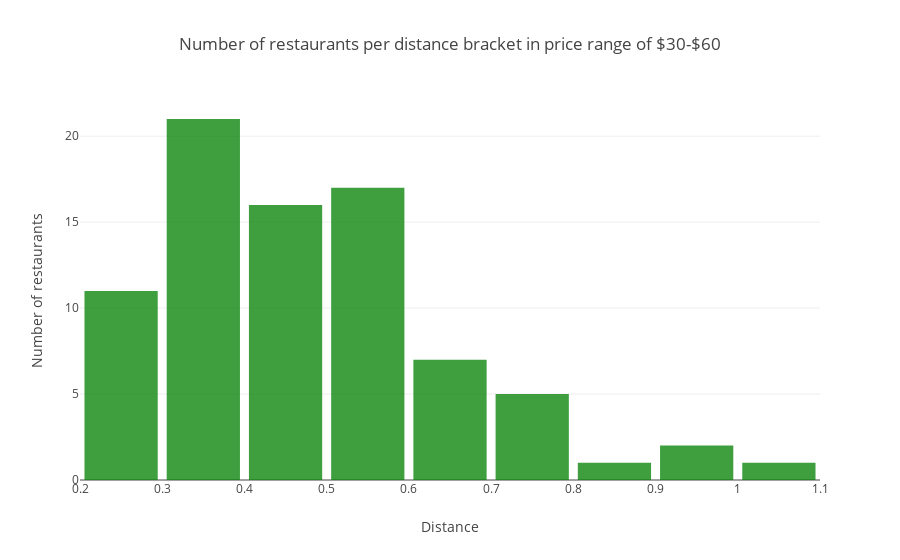

The notebook cell saved with this chart:
### Code cell
trace = go.Histogram(
    x = restaurantpricerange3,
    histnorm = 'count',
    name = 'control',
    autobinx = False,
    xbins = dict(
        start = 0,
        end = 1.4,
        size = 0.1),
    marker = dict(
        color='green',
    ),
    opacity = 0.75
    )
data = [trace]
layout = go.Layout(
    title = 'Number of restaurants per distance bracket in price range of $30-$60',
    xaxis = dict(title = 'Distance'),
    yaxis = dict(title = 'Number of restaurants'),
    bargap = 0.01,
    bargroupgap = 0.1
    )
fig = go.Figure (data = data, layout = layout)
iplot(fig, filename = 'styled histogram')

### Figure 1 — Plotly figure (JSON) as saved in the notebook; plotly's stock layout.template omitted (floating-point values rounded to 4 significant figures)
{"data": [{"autobinx": false, "histnorm": "count", "marker": {"color": "green"}, "name": "control", "opacity": 0.75, "type": "histogram", "x": [0.2, 0.2, 0.2, 0.3, 0.3, 0.3, 0.3, 0.4, 0.5, 0.5, 0.4, 0.3, 0.3, 0.4, 0.5, 0.4, 0.4, 0.3, 0.2, 0.3, 0.6, 0.4, 0.3, 0.4, 0.4, 0.4, 0.2, 0.4, 0.5, 0.3, 0.3, 0.5, 0.7, 0.3, 0.2, 0.6, 0.3, 0.2, 0.5, 0.6, 0.3, 0.3, 0.2, 0.5, 0.5, 0.4, 0.5, 0.3, 0.4, 0.5, 0.2, 0.7, 0.3, 0.2, 0.4, 0.6, 0.3, 0.3, 0.2, 0.5, 0.8, 0.4, 0.3, 0.6, 0.9, 0.6, 0.4, 0.7, 0.5, 1, 0.7, 0.6, 0.5, 0.3, 0.9, 0.4, 0.5, 0.5, 0.7, 0.5, 0.5], "xbins": {"end": 1.4, "size": 0.1, "start": 0}}], "layout": {"bargap": 0.01, "bargroupgap": 0.1, "title": "Number of restaurants per distance bracket in price range of $30-$60", "xaxis": {"title": "Distance"}, "yaxis": {"title": "Number of restaurants"}}}
